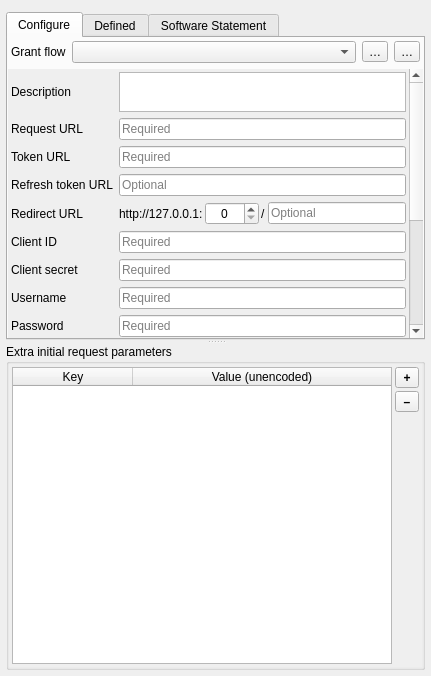
<?xml version="1.0" encoding="UTF-8"?>
<ui version="4.0">
 <class>QgsAuthOAuth2Edit</class>
 <widget class="QWidget" name="QgsAuthOAuth2Edit">
  <property name="enabled">
   <bool>true</bool>
  </property>
  <property name="geometry">
   <rect>
    <x>0</x>
    <y>0</y>
    <width>431</width>
    <height>676</height>
   </rect>
  </property>
  <layout class="QVBoxLayout" name="verticalLayout">
   <property name="leftMargin">
    <number>6</number>
   </property>
   <property name="topMargin">
    <number>6</number>
   </property>
   <property name="rightMargin">
    <number>6</number>
   </property>
   <property name="bottomMargin">
    <number>6</number>
   </property>
   <item>
    <widget class="QFrame" name="frameNotify">
     <property name="enabled">
      <bool>true</bool>
     </property>
     <property name="sizePolicy">
      <sizepolicy hsizetype="Preferred" vsizetype="Maximum">
       <horstretch>0</horstretch>
       <verstretch>0</verstretch>
      </sizepolicy>
     </property>
     <layout class="QHBoxLayout" name="horizontalLayout_2">
      <property name="spacing">
       <number>6</number>
      </property>
      <property name="leftMargin">
       <number>0</number>
      </property>
      <property name="topMargin">
       <number>0</number>
      </property>
      <property name="rightMargin">
       <number>0</number>
      </property>
      <property name="bottomMargin">
       <number>0</number>
      </property>
     </layout>
    </widget>
   </item>
   <item>
    <widget class="QSplitter" name="splitter">
     <property name="orientation">
      <enum>Qt::Vertical</enum>
     </property>
     <property name="handleWidth">
      <number>4</number>
     </property>
     <property name="childrenCollapsible">
      <bool>false</bool>
     </property>
     <widget class="QTabWidget" name="tabConfigs">
      <property name="sizePolicy">
       <sizepolicy hsizetype="Expanding" vsizetype="Expanding">
        <horstretch>0</horstretch>
        <verstretch>2</verstretch>
       </sizepolicy>
      </property>
      <property name="currentIndex">
       <number>0</number>
      </property>
      <widget class="QWidget" name="tabCustom">
       <attribute name="title">
        <string>Configure</string>
       </attribute>
       <layout class="QVBoxLayout" name="verticalLayout_3">
        <property name="spacing">
         <number>6</number>
        </property>
        <property name="leftMargin">
         <number>0</number>
        </property>
        <property name="topMargin">
         <number>3</number>
        </property>
        <property name="rightMargin">
         <number>0</number>
        </property>
        <property name="bottomMargin">
         <number>0</number>
        </property>
        <item>
         <widget class="QFrame" name="horizontalFrame_2">
          <property name="sizePolicy">
           <sizepolicy hsizetype="Preferred" vsizetype="Maximum">
            <horstretch>0</horstretch>
            <verstretch>0</verstretch>
           </sizepolicy>
          </property>
          <layout class="QGridLayout" name="gridLayout_2">
           <property name="leftMargin">
            <number>0</number>
           </property>
           <property name="topMargin">
            <number>0</number>
           </property>
           <property name="rightMargin">
            <number>0</number>
           </property>
           <property name="bottomMargin">
            <number>0</number>
           </property>
           <property name="spacing">
            <number>6</number>
           </property>
           <item row="0" column="2" rowspan="2">
            <layout class="QHBoxLayout" name="horizontalLayout_3">
             <property name="spacing">
              <number>6</number>
             </property>
             <property name="leftMargin">
              <number>3</number>
             </property>
             <property name="rightMargin">
              <number>3</number>
             </property>
             <item>
              <widget class="QLabel" name="lblGrantFlow">
               <property name="sizePolicy">
                <sizepolicy hsizetype="Maximum" vsizetype="Preferred">
                 <horstretch>0</horstretch>
                 <verstretch>0</verstretch>
                </sizepolicy>
               </property>
               <property name="text">
                <string>Grant flow</string>
               </property>
              </widget>
             </item>
             <item>
              <widget class="QComboBox" name="cmbbxGrantFlow"/>
             </item>
             <item>
              <widget class="QToolButton" name="btnExport">
               <property name="toolTip">
                <string>Export configuration</string>
               </property>
               <property name="text">
                <string>…</string>
               </property>
               <property name="icon">
                <iconset resource="oauth2_resources.qrc">
                 <normaloff>:/oauth2method/svg/export.svg</normaloff>:/oauth2method/svg/export.svg</iconset>
               </property>
               <property name="iconSize">
                <size>
                 <width>16</width>
                 <height>16</height>
                </size>
               </property>
              </widget>
             </item>
             <item>
              <widget class="QToolButton" name="btnImport">
               <property name="toolTip">
                <string>Import configuration</string>
               </property>
               <property name="text">
                <string>…</string>
               </property>
               <property name="icon">
                <iconset resource="oauth2_resources.qrc">
                 <normaloff>:/oauth2method/svg/import.svg</normaloff>:/oauth2method/svg/import.svg</iconset>
               </property>
              </widget>
             </item>
            </layout>
           </item>
          </layout>
         </widget>
        </item>
        <item>
         <widget class="QgsScrollArea" name="scrollAreaConfigure">
          <property name="frameShape">
           <enum>QFrame::NoFrame</enum>
          </property>
          <property name="verticalScrollBarPolicy">
           <enum>Qt::ScrollBarAlwaysOn</enum>
          </property>
          <property name="widgetResizable">
           <bool>true</bool>
          </property>
          <widget class="QWidget" name="scrollAreaWidgetContentsCustom">
           <property name="geometry">
            <rect>
             <x>0</x>
             <y>-288</y>
             <width>401</width>
             <height>568</height>
            </rect>
           </property>
           <layout class="QGridLayout" name="gridLayout">
            <property name="leftMargin">
             <number>3</number>
            </property>
            <property name="topMargin">
             <number>3</number>
            </property>
            <property name="rightMargin">
             <number>3</number>
            </property>
            <property name="bottomMargin">
             <number>3</number>
            </property>
            <property name="spacing">
             <number>6</number>
            </property>
            <item row="16" column="0">
             <widget class="QLabel" name="lblAccessMethod">
              <property name="sizePolicy">
               <sizepolicy hsizetype="Maximum" vsizetype="Preferred">
                <horstretch>0</horstretch>
                <verstretch>0</verstretch>
               </sizepolicy>
              </property>
              <property name="text">
               <string>Access method</string>
              </property>
              <property name="wordWrap">
               <bool>true</bool>
              </property>
             </widget>
            </item>
            <item row="11" column="0">
             <widget class="QLabel" name="lblScope">
              <property name="text">
               <string>Scope</string>
              </property>
             </widget>
            </item>
            <item row="3" column="1" colspan="3">
             <widget class="QLineEdit" name="leRefreshTokenUrl">
              <property name="placeholderText">
               <string>Optional</string>
              </property>
             </widget>
            </item>
            <item row="20" column="1">
             <spacer name="verticalSpacer">
              <property name="orientation">
               <enum>Qt::Vertical</enum>
              </property>
              <property name="sizeHint" stdset="0">
               <size>
                <width>20</width>
                <height>0</height>
               </size>
              </property>
             </spacer>
            </item>
            <item row="4" column="0">
             <widget class="QLabel" name="lblRedirectUrl">
              <property name="text">
               <string>Redirect URL</string>
              </property>
              <property name="wordWrap">
               <bool>true</bool>
              </property>
             </widget>
            </item>
            <item row="1" column="1" colspan="3">
             <widget class="QLineEdit" name="leRequestUrl">
              <property name="placeholderText">
               <string>Required</string>
              </property>
             </widget>
            </item>
            <item row="15" column="1" colspan="2">
             <widget class="QCheckBox" name="chkbxTokenPersist">
              <property name="text">
               <string>Persist between launches</string>
              </property>
             </widget>
            </item>
            <item row="2" column="1" colspan="3">
             <widget class="QLineEdit" name="leTokenUrl">
              <property name="placeholderText">
               <string>Required</string>
              </property>
             </widget>
            </item>
            <item row="7" column="0">
             <widget class="QLabel" name="lblClientId">
              <property name="text">
               <string>Client ID</string>
              </property>
              <property name="wordWrap">
               <bool>true</bool>
              </property>
             </widget>
            </item>
            <item row="16" column="1" colspan="3">
             <widget class="QComboBox" name="cmbbxAccessMethod">
              <property name="sizePolicy">
               <sizepolicy hsizetype="Expanding" vsizetype="Fixed">
                <horstretch>0</horstretch>
                <verstretch>0</verstretch>
               </sizepolicy>
              </property>
              <property name="toolTip">
               <string>Resource access token method</string>
              </property>
             </widget>
            </item>
            <item row="8" column="0">
             <widget class="QLabel" name="lblClientSecret">
              <property name="text">
               <string>Client secret</string>
              </property>
              <property name="wordWrap">
               <bool>true</bool>
              </property>
             </widget>
            </item>
            <item row="0" column="1" colspan="3">
             <widget class="QPlainTextEdit" name="pteDescription">
              <property name="maximumSize">
               <size>
                <width>16777215</width>
                <height>40</height>
               </size>
              </property>
             </widget>
            </item>
            <item row="14" column="0" colspan="4">
             <widget class="QLabel" name="label">
              <property name="font">
               <font>
                <pointsize>12</pointsize>
                <italic>true</italic>
               </font>
              </property>
              <property name="text">
               <string>Advanced</string>
              </property>
              <property name="alignment">
               <set>Qt::AlignCenter</set>
              </property>
             </widget>
            </item>
            <item row="1" column="0">
             <widget class="QLabel" name="lblRequestUrl">
              <property name="text">
               <string>Request URL</string>
              </property>
              <property name="wordWrap">
               <bool>true</bool>
              </property>
             </widget>
            </item>
            <item row="19" column="0">
             <widget class="QLabel" name="lblRequestTimeout">
              <property name="sizePolicy">
               <sizepolicy hsizetype="Maximum" vsizetype="Preferred">
                <horstretch>0</horstretch>
                <verstretch>0</verstretch>
               </sizepolicy>
              </property>
              <property name="text">
               <string>Request timeout</string>
              </property>
              <property name="wordWrap">
               <bool>true</bool>
              </property>
             </widget>
            </item>
            <item row="9" column="0">
             <widget class="QLabel" name="lblUsername">
              <property name="text">
               <string>Username</string>
              </property>
             </widget>
            </item>
            <item row="9" column="1" colspan="3">
             <widget class="QLineEdit" name="leUsername">
              <property name="placeholderText">
               <string>Required</string>
              </property>
             </widget>
            </item>
            <item row="0" column="0">
             <widget class="QLabel" name="lblDescription">
              <property name="text">
               <string>Description</string>
              </property>
              <property name="wordWrap">
               <bool>true</bool>
              </property>
             </widget>
            </item>
            <item row="13" column="0" colspan="4">
             <widget class="Line" name="line">
              <property name="orientation">
               <enum>Qt::Horizontal</enum>
              </property>
             </widget>
            </item>
            <item row="11" column="1" colspan="3">
             <widget class="QLineEdit" name="leScope">
              <property name="placeholderText">
               <string>Optional (space delimiter)</string>
              </property>
             </widget>
            </item>
            <item row="3" column="0">
             <widget class="QLabel" name="lblRefreshTokenUrl">
              <property name="text">
               <string>Refresh token URL</string>
              </property>
              <property name="wordWrap">
               <bool>true</bool>
              </property>
             </widget>
            </item>
            <item row="4" column="1" colspan="3">
             <widget class="QFrame" name="frameRedirectUrl">
              <layout class="QHBoxLayout" name="horizontalLayout_4">
               <property name="spacing">
                <number>2</number>
               </property>
               <property name="leftMargin">
                <number>0</number>
               </property>
               <property name="topMargin">
                <number>0</number>
               </property>
               <property name="rightMargin">
                <number>0</number>
               </property>
               <property name="bottomMargin">
                <number>0</number>
               </property>
               <item>
                <widget class="QLabel" name="lblRedirectIP">
                 <property name="text">
                  <string>http://127.0.0.1:</string>
                 </property>
                </widget>
               </item>
               <item>
                <widget class="QSpinBox" name="spnbxRedirectPort">
                 <property name="sizePolicy">
                  <sizepolicy hsizetype="Maximum" vsizetype="Fixed">
                   <horstretch>0</horstretch>
                   <verstretch>0</verstretch>
                  </sizepolicy>
                 </property>
                 <property name="toolTip">
                  <string>Port number</string>
                 </property>
                 <property name="alignment">
                  <set>Qt::AlignCenter</set>
                 </property>
                 <property name="minimum">
                  <number>0</number>
                 </property>
                 <property name="maximum">
                  <number>9999</number>
                 </property>
                 <property name="value">
                  <number>0</number>
                 </property>
                </widget>
               </item>
               <item>
                <widget class="QLabel" name="lblRedirectUrlSep">
                 <property name="text">
                  <string>/</string>
                 </property>
                </widget>
               </item>
               <item>
                <widget class="QLineEdit" name="leRedirectUrl">
                 <property name="minimumSize">
                  <size>
                   <width>50</width>
                   <height>0</height>
                  </size>
                 </property>
                 <property name="toolTip">
                  <string>Subdirectory</string>
                 </property>
                 <property name="placeholderText">
                  <string>Optional</string>
                 </property>
                </widget>
               </item>
              </layout>
             </widget>
            </item>
            <item row="8" column="1" colspan="3">
             <widget class="QgsPasswordLineEdit" name="leClientSecret">
              <property name="placeholderText">
               <string>Required</string>
              </property>
             </widget>
            </item>
            <item row="7" column="1" colspan="3">
             <widget class="QLineEdit" name="leClientId">
              <property name="placeholderText">
               <string>Required</string>
              </property>
             </widget>
            </item>
            <item row="19" column="1">
             <widget class="QSpinBox" name="spnbxRequestTimeout">
              <property name="sizePolicy">
               <sizepolicy hsizetype="Maximum" vsizetype="Fixed">
                <horstretch>0</horstretch>
                <verstretch>0</verstretch>
               </sizepolicy>
              </property>
              <property name="toolTip">
               <string>Authorization-related timeout</string>
              </property>
              <property name="alignment">
               <set>Qt::AlignCenter</set>
              </property>
              <property name="suffix">
               <string> seconds</string>
              </property>
              <property name="minimum">
               <number>5</number>
              </property>
              <property name="maximum">
               <number>3600</number>
              </property>
              <property name="value">
               <number>30</number>
              </property>
             </widget>
            </item>
            <item row="2" column="0">
             <widget class="QLabel" name="lblTokenUrl">
              <property name="text">
               <string>Token URL</string>
              </property>
              <property name="wordWrap">
               <bool>true</bool>
              </property>
             </widget>
            </item>
            <item row="10" column="0">
             <widget class="QLabel" name="lblPassword">
              <property name="text">
               <string>Password</string>
              </property>
             </widget>
            </item>
            <item row="12" column="1" colspan="3">
             <widget class="QLineEdit" name="leApiKey">
              <property name="placeholderText">
               <string>Optional</string>
              </property>
             </widget>
            </item>
            <item row="10" column="1" colspan="3">
             <widget class="QgsPasswordLineEdit" name="lePassword">
              <property name="placeholderText">
               <string>Required</string>
              </property>
             </widget>
            </item>
            <item row="12" column="0">
             <widget class="QLabel" name="lblApiKey">
              <property name="sizePolicy">
               <sizepolicy hsizetype="Maximum" vsizetype="Preferred">
                <horstretch>0</horstretch>
                <verstretch>0</verstretch>
               </sizepolicy>
              </property>
              <property name="text">
               <string>API key</string>
              </property>
              <property name="wordWrap">
               <bool>true</bool>
              </property>
             </widget>
            </item>
            <item row="15" column="0">
             <widget class="QLabel" name="lblTokenPersist">
              <property name="text">
               <string>Token session</string>
              </property>
              <property name="wordWrap">
               <bool>true</bool>
              </property>
             </widget>
            </item>
            <item row="18" column="0">
             <widget class="QLabel" name="mTokenHeaderLabel">
              <property name="sizePolicy">
               <sizepolicy hsizetype="Maximum" vsizetype="Preferred">
                <horstretch>0</horstretch>
                <verstretch>0</verstretch>
               </sizepolicy>
              </property>
              <property name="text">
               <string>Token header</string>
              </property>
              <property name="wordWrap">
               <bool>true</bool>
              </property>
             </widget>
            </item>
            <item row="18" column="1" colspan="3">
             <widget class="QLineEdit" name="mTokenHeaderLineEdit">
              <property name="toolTip">
               <string>If set, the specified header key will be used instead of the default HTTP Authorization header when sending authenticated requests</string>
              </property>
              <property name="placeholderText">
               <string>Default</string>
              </property>
              <property name="clearButtonEnabled">
               <bool>true</bool>
              </property>
             </widget>
            </item>
           </layout>
          </widget>
         </widget>
        </item>
       </layout>
      </widget>
      <widget class="QWidget" name="tabDefined">
       <attribute name="title">
        <string>Defined</string>
       </attribute>
       <layout class="QVBoxLayout" name="verticalLayout_2">
        <property name="spacing">
         <number>6</number>
        </property>
        <property name="leftMargin">
         <number>3</number>
        </property>
        <property name="topMargin">
         <number>3</number>
        </property>
        <property name="rightMargin">
         <number>3</number>
        </property>
        <property name="bottomMargin">
         <number>0</number>
        </property>
        <item>
         <layout class="QVBoxLayout" name="verticalLayout_5" stretch="1,0">
          <property name="spacing">
           <number>0</number>
          </property>
          <item>
           <widget class="QListWidget" name="lstwdgDefinedConfigs">
            <property name="sizePolicy">
             <sizepolicy hsizetype="Expanding" vsizetype="Expanding">
              <horstretch>0</horstretch>
              <verstretch>4</verstretch>
             </sizepolicy>
            </property>
            <property name="font">
             <font>
              <pointsize>13</pointsize>
             </font>
            </property>
            <property name="verticalScrollBarPolicy">
             <enum>Qt::ScrollBarAlwaysOn</enum>
            </property>
            <property name="editTriggers">
             <set>QAbstractItemView::NoEditTriggers</set>
            </property>
            <property name="showDropIndicator" stdset="0">
             <bool>false</bool>
            </property>
            <property name="alternatingRowColors">
             <bool>true</bool>
            </property>
            <property name="verticalScrollMode">
             <enum>QAbstractItemView::ScrollPerItem</enum>
            </property>
            <property name="spacing">
             <number>2</number>
            </property>
            <property name="uniformItemSizes">
             <bool>true</bool>
            </property>
           </widget>
          </item>
          <item>
           <widget class="QTextBrowser" name="pteDefinedDesc">
            <property name="openExternalLinks">
             <bool>false</bool>
            </property>
           </widget>
          </item>
         </layout>
        </item>
        <item>
         <layout class="QHBoxLayout" name="horizontalLayout">
          <property name="spacing">
           <number>0</number>
          </property>
          <item>
           <widget class="QLineEdit" name="leDefinedDirPath">
            <property name="readOnly">
             <bool>true</bool>
            </property>
           </widget>
          </item>
          <item>
           <widget class="QToolButton" name="btnGetDefinedDirPath">
            <property name="toolTip">
             <string>Add extra config directory to parse</string>
            </property>
            <property name="styleSheet">
             <string notr="true"/>
            </property>
            <property name="text">
             <string>…</string>
            </property>
            <property name="icon">
             <iconset resource="oauth2_resources.qrc">
              <normaloff>:/oauth2method/svg/fileopen.svg</normaloff>:/oauth2method/svg/fileopen.svg</iconset>
            </property>
            <property name="iconSize">
             <size>
              <width>20</width>
              <height>14</height>
             </size>
            </property>
           </widget>
          </item>
         </layout>
        </item>
       </layout>
      </widget>
      <widget class="QWidget" name="tabStatement">
       <attribute name="title">
        <string>Software Statement</string>
       </attribute>
       <layout class="QVBoxLayout" name="verticalLayout_7">
        <property name="spacing">
         <number>6</number>
        </property>
        <property name="sizeConstraint">
         <enum>QLayout::SetDefaultConstraint</enum>
        </property>
        <item>
         <layout class="QGridLayout" name="gridLayout_4">
          <item row="1" column="0">
           <widget class="QLabel" name="lblSoftStatementDir">
            <property name="text">
             <string>Software statement</string>
            </property>
           </widget>
          </item>
          <item row="0" column="1">
           <widget class="QLineEdit" name="leSoftwareStatementConfigUrl">
            <property name="placeholderText">
             <string>Optional</string>
            </property>
           </widget>
          </item>
          <item row="1" column="2">
           <widget class="QToolButton" name="btnSoftStatementDir">
            <property name="text">
             <string>…</string>
            </property>
            <property name="icon">
             <iconset resource="oauth2_resources.qrc">
              <normaloff>:/oauth2method/svg/fileopen.svg</normaloff>:/oauth2method/svg/fileopen.svg</iconset>
            </property>
           </widget>
          </item>
          <item row="0" column="0">
           <widget class="QLabel" name="lblConfigUrl">
            <property name="text">
             <string>Configuration URL</string>
            </property>
           </widget>
          </item>
          <item row="1" column="1">
           <widget class="QLineEdit" name="leSoftwareStatementJwtPath">
            <property name="placeholderText">
             <string>Required</string>
            </property>
           </widget>
          </item>
          <item row="2" column="1">
           <widget class="QPushButton" name="btnRegister">
            <property name="enabled">
             <bool>false</bool>
            </property>
            <property name="text">
             <string>Register</string>
            </property>
           </widget>
          </item>
         </layout>
        </item>
        <item>
         <spacer name="verticalSpacer_2">
          <property name="orientation">
           <enum>Qt::Vertical</enum>
          </property>
          <property name="sizeHint" stdset="0">
           <size>
            <width>20</width>
            <height>40</height>
           </size>
          </property>
         </spacer>
        </item>
       </layout>
      </widget>
     </widget>
     <widget class="QgsCollapsibleGroupBoxBasic" name="grpbxAdvanced">
      <property name="sizePolicy">
       <sizepolicy hsizetype="Preferred" vsizetype="Preferred">
        <horstretch>0</horstretch>
        <verstretch>4</verstretch>
       </sizepolicy>
      </property>
      <property name="title">
       <string>Extra initial request parameters</string>
      </property>
      <layout class="QVBoxLayout" name="verticalLayout_4">
       <property name="spacing">
        <number>0</number>
       </property>
       <property name="leftMargin">
        <number>0</number>
       </property>
       <property name="topMargin">
        <number>0</number>
       </property>
       <property name="rightMargin">
        <number>0</number>
       </property>
       <property name="bottomMargin">
        <number>0</number>
       </property>
       <item>
        <widget class="QgsScrollArea" name="scrollAreaAdvanced">
         <property name="frameShape">
          <enum>QFrame::NoFrame</enum>
         </property>
         <property name="widgetResizable">
          <bool>true</bool>
         </property>
         <widget class="QWidget" name="scrollAreaWidgetContentsAdvanced">
          <property name="geometry">
           <rect>
            <x>0</x>
            <y>0</y>
            <width>413</width>
            <height>275</height>
           </rect>
          </property>
          <layout class="QGridLayout" name="gridLayout_3">
           <property name="leftMargin">
            <number>3</number>
           </property>
           <property name="topMargin">
            <number>3</number>
           </property>
           <property name="rightMargin">
            <number>3</number>
           </property>
           <property name="bottomMargin">
            <number>3</number>
           </property>
           <property name="spacing">
            <number>6</number>
           </property>
           <item row="3" column="0" colspan="2">
            <layout class="QHBoxLayout" name="horizontalLayout_5">
             <property name="spacing">
              <number>3</number>
             </property>
             <item>
              <widget class="QTableWidget" name="tblwdgQueryPairs">
               <property name="editTriggers">
                <set>QAbstractItemView::AllEditTriggers</set>
               </property>
               <property name="dragEnabled">
                <bool>true</bool>
               </property>
               <property name="dragDropMode">
                <enum>QAbstractItemView::DragOnly</enum>
               </property>
               <property name="selectionMode">
                <enum>QAbstractItemView::SingleSelection</enum>
               </property>
               <property name="sortingEnabled">
                <bool>true</bool>
               </property>
               <property name="wordWrap">
                <bool>false</bool>
               </property>
               <attribute name="horizontalHeaderMinimumSectionSize">
                <number>120</number>
               </attribute>
               <attribute name="horizontalHeaderDefaultSectionSize">
                <number>120</number>
               </attribute>
               <attribute name="horizontalHeaderShowSortIndicator" stdset="0">
                <bool>true</bool>
               </attribute>
               <attribute name="horizontalHeaderStretchLastSection">
                <bool>true</bool>
               </attribute>
               <attribute name="verticalHeaderVisible">
                <bool>false</bool>
               </attribute>
               <column>
                <property name="text">
                 <string>Key</string>
                </property>
               </column>
               <column>
                <property name="text">
                 <string>Value (unencoded)</string>
                </property>
               </column>
              </widget>
             </item>
             <item>
              <layout class="QVBoxLayout" name="verticalLayout_6">
               <item>
                <widget class="QToolButton" name="btnAddQueryPair">
                 <property name="minimumSize">
                  <size>
                   <width>24</width>
                   <height>0</height>
                  </size>
                 </property>
                 <property name="font">
                  <font>
                   <weight>75</weight>
                   <bold>true</bold>
                  </font>
                 </property>
                 <property name="text">
                  <string notr="true">+</string>
                 </property>
                </widget>
               </item>
               <item>
                <widget class="QToolButton" name="btnRemoveQueryPair">
                 <property name="minimumSize">
                  <size>
                   <width>24</width>
                   <height>0</height>
                  </size>
                 </property>
                 <property name="font">
                  <font>
                   <weight>75</weight>
                   <bold>true</bold>
                  </font>
                 </property>
                 <property name="text">
                  <string notr="true">–</string>
                 </property>
                </widget>
               </item>
               <item>
                <spacer name="verticalSpacer_7">
                 <property name="orientation">
                  <enum>Qt::Vertical</enum>
                 </property>
                 <property name="sizeHint" stdset="0">
                  <size>
                   <width>20</width>
                   <height>0</height>
                  </size>
                 </property>
                </spacer>
               </item>
              </layout>
             </item>
            </layout>
           </item>
          </layout>
         </widget>
        </widget>
       </item>
      </layout>
     </widget>
    </widget>
   </item>
  </layout>
 </widget>
 <customwidgets>
  <customwidget>
   <class>QgsScrollArea</class>
   <extends>QScrollArea</extends>
   <header>qgsscrollarea.h</header>
   <container>1</container>
  </customwidget>
  <customwidget>
   <class>QgsCollapsibleGroupBoxBasic</class>
   <extends>QGroupBox</extends>
   <header location="global">qgscollapsiblegroupbox.h</header>
   <container>1</container>
  </customwidget>
  <customwidget>
   <class>QgsPasswordLineEdit</class>
   <extends>QLineEdit</extends>
   <header>qgspasswordlineedit.h</header>
  </customwidget>
 </customwidgets>
 <tabstops>
  <tabstop>cmbbxGrantFlow</tabstop>
  <tabstop>pteDescription</tabstop>
  <tabstop>leRequestUrl</tabstop>
  <tabstop>leTokenUrl</tabstop>
  <tabstop>leRefreshTokenUrl</tabstop>
  <tabstop>spnbxRedirectPort</tabstop>
  <tabstop>leRedirectUrl</tabstop>
  <tabstop>leClientId</tabstop>
  <tabstop>leClientSecret</tabstop>
  <tabstop>leUsername</tabstop>
  <tabstop>lePassword</tabstop>
  <tabstop>leScope</tabstop>
  <tabstop>leApiKey</tabstop>
  <tabstop>chkbxTokenPersist</tabstop>
  <tabstop>cmbbxAccessMethod</tabstop>
  <tabstop>spnbxRequestTimeout</tabstop>
  <tabstop>scrollAreaAdvanced</tabstop>
  <tabstop>tblwdgQueryPairs</tabstop>
  <tabstop>btnAddQueryPair</tabstop>
  <tabstop>btnRemoveQueryPair</tabstop>
  <tabstop>btnExport</tabstop>
  <tabstop>btnImport</tabstop>
  <tabstop>leDefinedDirPath</tabstop>
  <tabstop>tabConfigs</tabstop>
  <tabstop>scrollAreaConfigure</tabstop>
  <tabstop>btnGetDefinedDirPath</tabstop>
  <tabstop>lstwdgDefinedConfigs</tabstop>
  <tabstop>pteDefinedDesc</tabstop>
 </tabstops>
 <resources>
  <include location="oauth2_resources.qrc"/>
  <include location="oauth2_resources.qrc"/>
 </resources>
 <connections/>
</ui>
